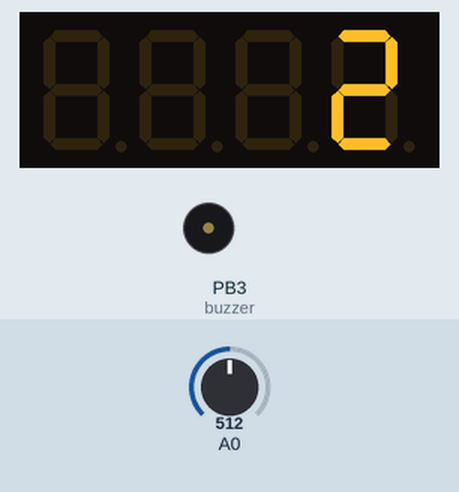
This sketch was run on a simulated ATtiny85, built with avr-gcc and run on an emulated ATtiny85. On the bench: 4-digit seven-segment display, buzzer (waves = sounding). The inputs (shaded band) are chosen by the test bench; at power-on: A0 = 512. What the sketch prints to the serial monitor is not drawn.

Above: at 1.2 s.
1.3 s: A0 set to 426
At 4.15 s:
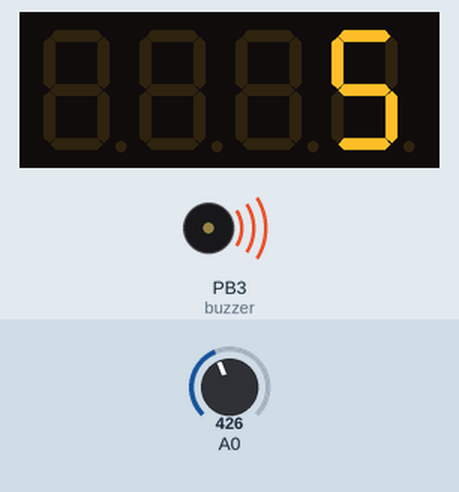
4.3 s: A0 set to 404
5.8 s: A0 set to 420
At 7.9 s:
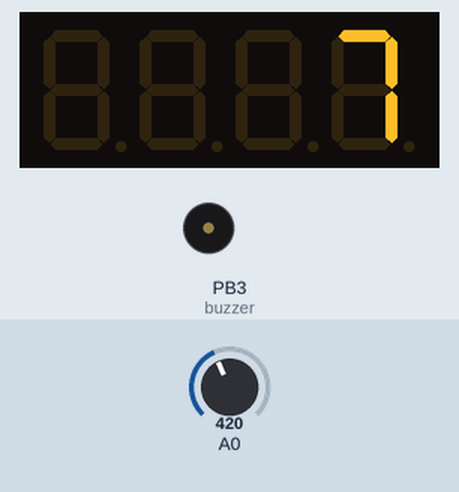
Timing chart, 0 to 13.0 s (numbered marks = the images above; inputs shaded):
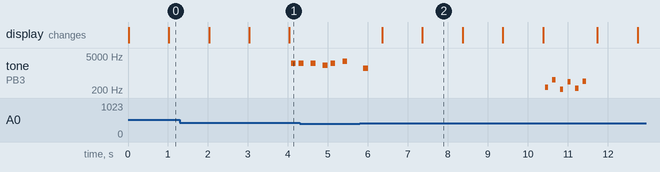

Measured:
- after the input at 5.8 s, the display: first differs from a run without the input after 1.6 s (image 2)
- by itself, tone on PB3 (buzzer): plays 1537 Hz for 0.12 s, 261 Hz for 0.08 s, 519 Hz for 0.08 s, 219 Hz for 0.08 s, 437 Hz for 0.08 s, 232 Hz for 0.08 s … (7 notes in this stretch)

The sketch:

Arduino_Code.ino
```cpp
#include <Wire.h>
#include "Adafruit_LEDBackpack.h"
#include "Adafruit_GFX.h"

#ifndef _BV
  #define _BV(bit) (1<<(bit))
#endif

/*
  Arduino Mario Bros Tunes
  With Piezo Buzzer and PWM

  Connect the positive side of the Buzzer to pin 3,
  then the negative side to a 1k ohm resistor. Connect
  the other side of the 1 k ohm resistor to
  ground(GND) pin on the Arduino.

  by: Dipto Pratyaksa
  last updated: 31/3/13
*/

/*************************************************
 * Public Constants
 *************************************************/

#define NOTE_B0  31
#define NOTE_C1  33
#define NOTE_CS1 35
#define NOTE_D1  37
#define NOTE_DS1 39
#define NOTE_E1  41
#define NOTE_F1  44
#define NOTE_FS1 46
#define NOTE_G1  49
#define NOTE_GS1 52
#define NOTE_A1  55
#define NOTE_AS1 58
#define NOTE_B1  62
#define NOTE_C2  65
#define NOTE_CS2 69
#define NOTE_D2  73
#define NOTE_DS2 78
#define NOTE_E2  82
#define NOTE_F2  87
#define NOTE_FS2 93
#define NOTE_G2  98
#define NOTE_GS2 104
#define NOTE_A2  110
#define NOTE_AS2 117
#define NOTE_B2  123
#define NOTE_C3  131
#define NOTE_CS3 139
#define NOTE_D3  147
#define NOTE_DS3 156
#define NOTE_E3  165
#define NOTE_F3  175
#define NOTE_FS3 185
#define NOTE_G3  196
#define NOTE_GS3 208
#define NOTE_A3  220
#define NOTE_AS3 233
#define NOTE_B3  247
#define NOTE_C4  262
#define NOTE_CS4 277
#define NOTE_D4  294
#define NOTE_DS4 311
#define NOTE_E4  330
#define NOTE_F4  349
#define NOTE_FS4 370
#define NOTE_G4  392
#define NOTE_GS4 415
#define NOTE_A4  440
#define NOTE_AS4 466
#define NOTE_B4  494
#define NOTE_C5  523
#define NOTE_CS5 554
#define NOTE_D5  587
#define NOTE_DS5 622
#define NOTE_E5  659
#define NOTE_F5  698
#define NOTE_FS5 740
#define NOTE_G5  784
#define NOTE_GS5 831
#define NOTE_A5  880
#define NOTE_AS5 932
#define NOTE_B5  988
#define NOTE_C6  1047
#define NOTE_CS6 1109
#define NOTE_D6  1175
#define NOTE_DS6 1245
#define NOTE_E6  1319
#define NOTE_F6  1397
#define NOTE_FS6 1480
#define NOTE_G6  1568
#define NOTE_GS6 1661
#define NOTE_A6  1760
#define NOTE_AS6 1865
#define NOTE_B6  1976
#define NOTE_C7  2093
#define NOTE_CS7 2217
#define NOTE_D7  2349
#define NOTE_DS7 2489
#define NOTE_E7  2637
#define NOTE_F7  2794
#define NOTE_FS7 2960
#define NOTE_G7  3136
#define NOTE_GS7 3322
#define NOTE_A7  3520
#define NOTE_AS7 3729
#define NOTE_B7  3951
#define NOTE_C8  4186
#define NOTE_CS8 4435
#define NOTE_D8  4699
#define NOTE_DS8 4978

#define melodyPin 3
//Mario main theme melody
int melody[] = {
  NOTE_E7, NOTE_E7, 0, NOTE_E7,
  0, NOTE_C7, NOTE_E7, 0,
  NOTE_G7, 0, 0,  0,
  NOTE_G6, 0, 0, 0

//  NOTE_C7, 0, 0, NOTE_G6,
//  0, 0, NOTE_E6, 0,
//  0, NOTE_A6, 0, NOTE_B6,
//  0, NOTE_AS6, NOTE_A6, 0,
//
//  NOTE_G6, NOTE_E7, NOTE_G7,
//  NOTE_A7, 0, NOTE_F7, NOTE_G7,
//  0, NOTE_E7, 0, NOTE_C7,
//  NOTE_D7, NOTE_B6, 0, 0,
//
//  NOTE_C7, 0, 0, NOTE_G6,
//  0, 0, NOTE_E6, 0,
//  0, NOTE_A6, 0, NOTE_B6,
//  0, NOTE_AS6, NOTE_A6, 0,
//
//  NOTE_G6, NOTE_E7, NOTE_G7,
//  NOTE_A7, 0, NOTE_F7, NOTE_G7,
//  0, NOTE_E7, 0, NOTE_C7,
//  NOTE_D7, NOTE_B6, 0, 0
};
//Mario main them tempo
int tempo[] = {
  12, 12, 12, 12,
  12, 12, 12, 12,
  12, 12, 12, 12,
  12, 12, 12, 12,

  12, 12, 12, 12,
  12, 12, 12, 12,
  12, 12, 12, 12,
  12, 12, 12, 12,

  9, 9, 9,
  12, 12, 12, 12,
  12, 12, 12, 12,
  12, 12, 12, 12,

  12, 12, 12, 12,
  12, 12, 12, 12,
  12, 12, 12, 12,
  12, 12, 12, 12,

  9, 9, 9,
  12, 12, 12, 12,
  12, 12, 12, 12,
  12, 12, 12, 12,
};
//Underworld melody
int underworld_melody[] = {
  NOTE_C4, NOTE_C5, NOTE_A3, NOTE_A4,
  NOTE_AS3, NOTE_AS4, 0,
//  0,
//  NOTE_C4, NOTE_C5, NOTE_A3, NOTE_A4,
//  NOTE_AS3, NOTE_AS4, 0,
//  0,
//  NOTE_F3, NOTE_F4, NOTE_D3, NOTE_D4,
//  NOTE_DS3, NOTE_DS4, 0,
//  0,
//  NOTE_F3, NOTE_F4, NOTE_D3, NOTE_D4,
//  NOTE_DS3, NOTE_DS4, 0,
//  0, NOTE_DS4, NOTE_CS4, NOTE_D4,
//  NOTE_CS4, NOTE_DS4,
//  NOTE_DS4, NOTE_GS3,
//  NOTE_G3, NOTE_CS4,
//  NOTE_C4, NOTE_FS4, NOTE_F4, NOTE_E3, NOTE_AS4, NOTE_A4,
//  NOTE_GS4, NOTE_DS4, NOTE_B3,
//  NOTE_AS3, NOTE_A3, NOTE_GS3,
//  0, 0, 0
};
//Underwolrd tempo
int underworld_tempo[] = {
  12, 12, 12, 12,
  12, 12, 6,
  3,
  12, 12, 12, 12,
  12, 12, 6,
  3,
  12, 12, 12, 12,
  12, 12, 6,
  3,
  12, 12, 12, 12,
  12, 12, 6,
  6, 18, 18, 18,
  6, 6,
  6, 6,
  6, 6,
  18, 18, 18, 18, 18, 18,
  10, 10, 10,
  10, 10, 10,
  3, 3, 3
};

Adafruit_7segment matrix = Adafruit_7segment();

const int qSize = 10;

int queue[qSize];
int qPush = -1;
int qPop = -1;


void push(int x)
{
    qPush = (qPush + 1) % qSize;
    queue[qPush] = x;
}

int pop()
{
    qPop = (qPop + 1) % qSize;
    return queue[qPop];
}

int calculateMean()
{
  if(qPush != qPop)
    push(analogRead(A0));
  else
  {
    pop();
    push(analogRead(A0));

    int mean = 0;

    for(int i = 0; i < qSize; i++)
    {
      mean += queue[i];
    }

    mean /= qSize;

    return mean;
  }
}

int prevValue;
int curValue;

int printTime;

int waitTime = 1000;

int startTime = 0;
// waitTime = 625;
bool printed = false;

int hitCount = 0;

void setup()
{
  Serial.begin(9600);
  pinMode(13, OUTPUT);

  matrix.begin(0x70);  // pass in the address

  matrix.print(hitCount, DEC);
  matrix.writeDisplay();

  pinMode(3, OUTPUT);//buzzer
  pinMode(13, OUTPUT);//led indicator when singing a note
}

void loop()
{
  int timeElapsed = (millis() - printTime);

  if(timeElapsed >= waitTime)
  {
    printed = false;
    printTime = 0;
  }

  int meanValue = calculateMean();
  Serial.println(meanValue);
  if(meanValue > 410)
  {
    if(!printed)
    {
      //Serial.print("HIT: ");
      Serial.println(meanValue);

      if (hitCount == 0) {
          startTime = millis();
      }

      matrix.print(++hitCount, DEC);
      matrix.writeDisplay();

      printTime = millis();
      printed = true;

      if(hitCount % 5 == 0) {
        // time passed to take the last five steps
        int timePassed = millis() - startTime;
        float speedSec = 1000* 10/timePassed;
        float speedMin = speedSec * 60;

        startTime = millis();

        if (hitCount % 10 == 0)
          sing(2);
        else
          sing(1);
      }
    }
  }
  else
    Serial.print("");

  //Serial.println();

  /*int pressure = analogRead(A0);

  if(pressure < 700)
  {
    if(!printed)
    {
      matrix.print(++hitCount, DEC);
      matrix.writeDisplay();

      printTime = millis();
      printed = true;
    }
  }

  if(millis() - printTime >= waitTime)
  {
    printed = false;
  }

Serial.println(hitCount);
*/
}

int song = 0;

void sing(int s) {
  // iterate over the notes of the melody:
  song = s;
  if (song == 2) {
    Serial.println(" 'Underworld Theme'");
    int size = sizeof(underworld_melody) / sizeof(int);
    for (int thisNote = 0; thisNote < size; thisNote++) {

      // to calculate the note duration, take one second
      // divided by the note type.
      //e.g. quarter note = 1000 / 4, eighth note = 1000/8, etc.
      int noteDuration = 1000 / underworld_tempo[thisNote];

      buzz(melodyPin, underworld_melody[thisNote], noteDuration);

      // to distinguish the notes, set a minimum time between them.
      // the note's duration + 30% seems to work well:
      int pauseBetweenNotes = noteDuration * 1.30;
      delay(pauseBetweenNotes);

      // stop the tone playing:
      buzz(melodyPin, 0, noteDuration);
    }
  }else {
    Serial.println(" 'Mario Theme'");
    int size = sizeof(melody) / sizeof(int);
    for (int thisNote = 0; thisNote < size; thisNote++) {

      // to calculate the note duration, take one second
      // divided by the note type.
      //e.g. quarter note = 1000 / 4, eighth note = 1000/8, etc.
      int noteDuration = 1000 / tempo[thisNote];

      buzz(melodyPin, melody[thisNote], noteDuration);

      // to distinguish the notes, set a minimum time between them.
      // the note's duration + 30% seems to work well:
      int pauseBetweenNotes = noteDuration * 1.30;
      delay(pauseBetweenNotes);

      // stop the tone playing:
      buzz(melodyPin, 0, noteDuration);

    }


  }
}

void buzz(int targetPin, long frequency, long length) {
  digitalWrite(13, HIGH);
  long delayValue = 1000000 / frequency / 2; // calculate the delay value between transitions
  //// 1 second's worth of microseconds, divided by the frequency, then split in half since
  //// there are two phases to each cycle
  long numCycles = frequency * length / 1000; // calculate the number of cycles for proper timing
  //// multiply frequency, which is really cycles per second, by the number of seconds to
  //// get the total number of cycles to produce
  for (long i = 0; i < numCycles; i++) { // for the calculated length of time...
    digitalWrite(targetPin, HIGH); // write the buzzer pin high to push out the diaphram
    delayMicroseconds(delayValue); // wait for the calculated delay value
    digitalWrite(targetPin, LOW); // write the buzzer pin low to pull back the diaphram
    delayMicroseconds(delayValue); // wait again or the calculated delay value
  }
  digitalWrite(13, LOW);
}
```

Source omitted: glcdfont.c (data table, 8451 bytes)
